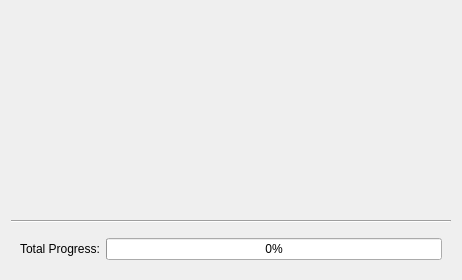
<?xml version="1.0" encoding="UTF-8"?>
<ui version="4.0">
 <class>Form</class>
 <widget class="QWidget" name="Form">
  <property name="geometry">
   <rect>
    <x>0</x>
    <y>0</y>
    <width>462</width>
    <height>280</height>
   </rect>
  </property>
  <property name="windowTitle">
   <string>Form</string>
  </property>
  <layout class="QVBoxLayout" name="verticalLayout">
   <item>
    <widget class="QWidget" name="widget_task_list" native="true">
     <layout class="QVBoxLayout" name="verticalLayout_3"/>
    </widget>
   </item>
   <item>
    <spacer name="verticalSpacer">
     <property name="orientation">
      <enum>Qt::Vertical</enum>
     </property>
     <property name="sizeHint" stdset="0">
      <size>
       <width>20</width>
       <height>40</height>
      </size>
     </property>
    </spacer>
   </item>
   <item>
    <widget class="Line" name="line">
     <property name="orientation">
      <enum>Qt::Horizontal</enum>
     </property>
    </widget>
   </item>
   <item>
    <widget class="QWidget" name="widget_2" native="true">
     <layout class="QVBoxLayout" name="verticalLayout_2">
      <item>
       <layout class="QHBoxLayout" name="horizontalLayout">
        <item>
         <widget class="QLabel" name="label">
          <property name="text">
           <string>Total Progress:</string>
          </property>
         </widget>
        </item>
        <item>
         <widget class="QProgressBar" name="progressBar_total">
          <property name="value">
           <number>0</number>
          </property>
         </widget>
        </item>
       </layout>
      </item>
     </layout>
    </widget>
   </item>
  </layout>
 </widget>
 <resources/>
 <connections/>
</ui>
